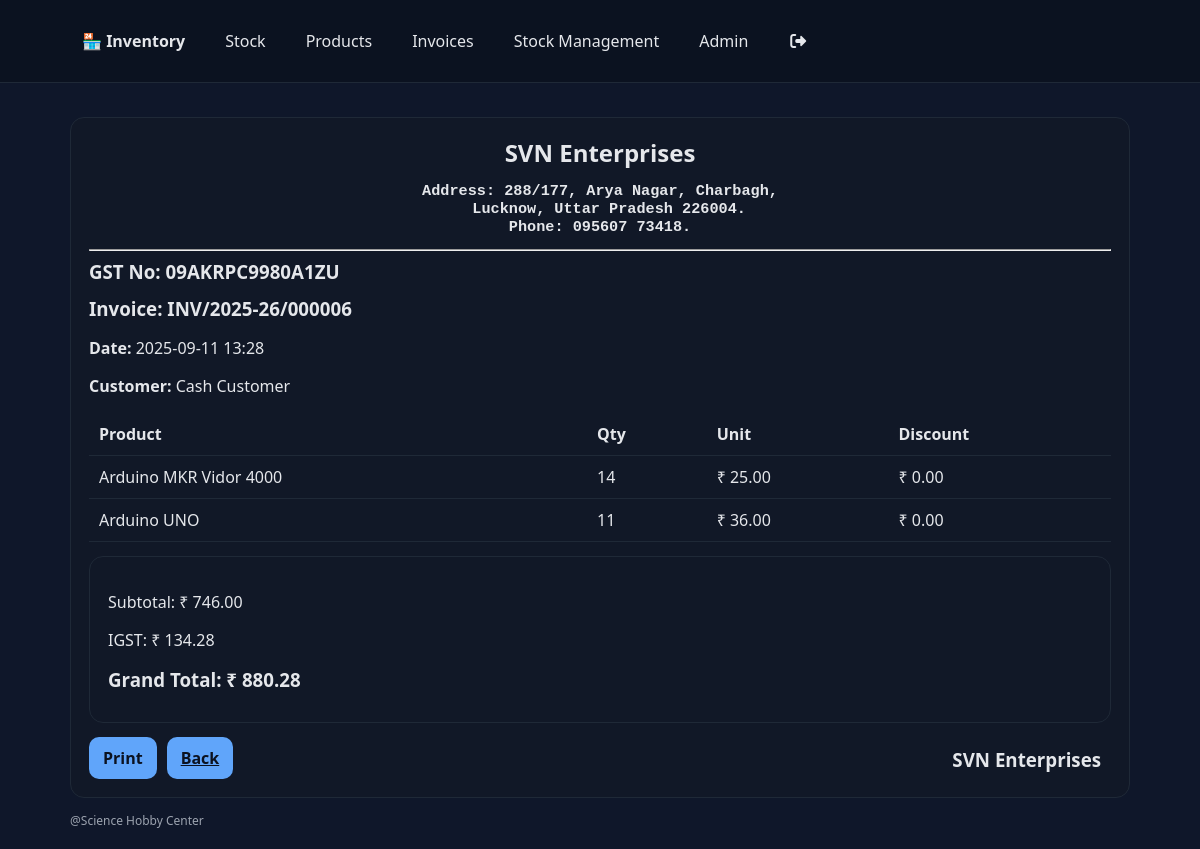
Screenshot of /invoices/13/ with the database file from the repository.
### sales/models.py (models this page shows, shortened)
class Invoice(models.Model):
    number=models.CharField(max_length=50, unique=True, blank=True)
    date=models.DateTimeField(auto_now_add=True)
    customer=models.ForeignKey(Customer,on_delete=models.SET_NULL, null=True, blank=True)
    is_interstate=models.BooleanField(default=False, help_text='If checked, IGST; else CGST+SGST')
    subtotal=models.DecimalField(max_digits=12, decimal_places=2, default=0)
    cgst=models.DecimalField(max_digits=12, decimal_places=2, default=0)
    sgst=models.DecimalField(max_digits=12, decimal_places=2, default=0)
    igst=models.DecimalField(max_digits=12, decimal_places=2, default=0)
    grand_total=models.DecimalField(max_digits=12, decimal_places=2, default=0)

class InvoiceLine(models.Model):
    invoice=models.ForeignKey(Invoice,on_delete=models.CASCADE, related_name='lines')
    product=models.ForeignKey(Product,on_delete=models.PROTECT)
    qty=models.PositiveIntegerField(default=1)
    unit_price=models.DecimalField(max_digits=10, decimal_places=2)
    discount_amount=models.DecimalField(max_digits=10, decimal_places=2, default=0)

### catalog/models.py (models this page shows, shortened)
class Product(models.Model):
    category=models.ForeignKey(Category,on_delete=models.SET_NULL,null=True,blank=True)
    name=models.CharField(max_length=200)
    sku=models.CharField(max_length=100, unique=True)
    barcode=models.CharField(max_length=100, blank=True, null=True)
    hsn=models.CharField(max_length=10, blank=True, help_text='HSN code')
    gst_rate=models.DecimalField(max_digits=5, decimal_places=2, default=18.00)
    mrp=models.DecimalField(max_digits=10, decimal_places=2, default=0)
    selling_price=models.DecimalField(max_digits=10, decimal_places=2, default=0)
    purchase_price=models.DecimalField(max_digits=10, decimal_places=2, default=0)
    is_active=models.BooleanField(default=True)

### sales/views.py (the view)
# urls.py: path('invoices/<int:pk>/', invoice_detail, name='invoice_detail'),
def invoice_detail(request, pk):
    inv = get_object_or_404(Invoice, pk=pk)
    return render(request, 'sales/invoice_detail.html', {'invoice': inv})

### templates/sales/invoice_detail.html (shortened to what this page needs)
{% extends 'base.html' %}
{% block content %}
<div class="card">
  <h2 style="text-align: center;">SVN Enterprises</h2>
  <pre style="text-align: center;"><h3>Address: 288/177, Arya Nagar, Charbagh,
  Lucknow, Uttar Pradesh 226004.
Phone: 095607 73418.</h3></pre>
  <hr>
  <h3>GST No: 09AKRPC9980A1ZU</h3>
  <h3>Invoice: {{ invoice.number }}</h3>
  <p><strong>Date:</strong> {{ invoice.date|date:"Y-m-d H:i" }}</p>
  <p><strong>Customer:</strong> {{ invoice.customer|default:"Cash Customer" }}</p>
  <table>
    <thead>
      <tr>
        <th>Product</th>
        <th>Qty</th>
        <th>Unit</th>
        <th>Discount</th>
      </tr>
    </thead>
    <tbody>
      {% for line in invoice.lines.all %}
      <tr>
        <td>{{ line.product.name }}</td>
        <td>{{ line.qty }}</td>
        <td>₹ {{ line.unit_price }}</td>
        <td>₹ {{ line.discount_amount }}</td>
      </tr>
      {% endfor %}
    </tbody>
  </table>
  <div class="card">
    <div>
      <p>Subtotal: ₹ {{ invoice.subtotal }}</p>
      {% if invoice.is_interstate %}<p>IGST: ₹ {{ invoice.igst }}</p>
      {% else %}<p>CGST: ₹ {{ invoice.cgst }} &nbsp; SGST: ₹ {{ invoice.sgst }}</p>{% endif %}
      <h3>Grand Total: ₹ {{ invoice.grand_total }}</h3>
    </div>
  </div>
  <div style="float: right; padding: 10px;">
    <h3>SVN Enterprises</h3>
  </div>
  <div class="actions"><a class="btn" onclick="window.print()">Print</a> <a class="btn"
      href="{% url 'sales:invoice_list' %}">Back</a></div>
</div>
{% endblock %}

### static/stle.css (style rules this page uses)
:root { --bg: #0f172a; --panel: #111827; --muted: #374151; --text: #e5e7eb; --accent: #60a5fa; }
* { box-sizing: border-box }
body { margin: 0; background: var(--bg); color: var(--text); font-family: system-ui, -apple-system, Segoe UI, Roboto, Ubuntu, "Helvetica Neue", Arial }
.card { background: var(--panel); border: 1px solid #1f2937; border-radius: 14px; padding: 18px; margin: 14px 0 }
h1, h2, h3 { margin: 0 0 12px }
button, .btn { background: var(--accent); border: none; color: #0b1220; padding: 10px 14px; border-radius: 10px; cursor: pointer; font-weight: 600 }
table { width: 100%; border-collapse: collapse }
th, td { border-bottom: 1px solid #1f2937; padding: 10px; text-align: left }
.actions { display: flex; gap: 10px; flex-wrap: wrap }

### rows the page displays
Invoice: number "INV/2025-26/000006", date "2025-09-11 13:28", customer "Cash Customer", subtotal "746.00", igst "134.28", grand_total "880.28"
InvoiceLine: product.name "Arduino MKR Vidor 4000", qty "14", unit_price "25.00", discount_amount "0.00"
InvoiceLine: product.name "Arduino UNO", qty "11", unit_price "36.00", discount_amount "0.00"
